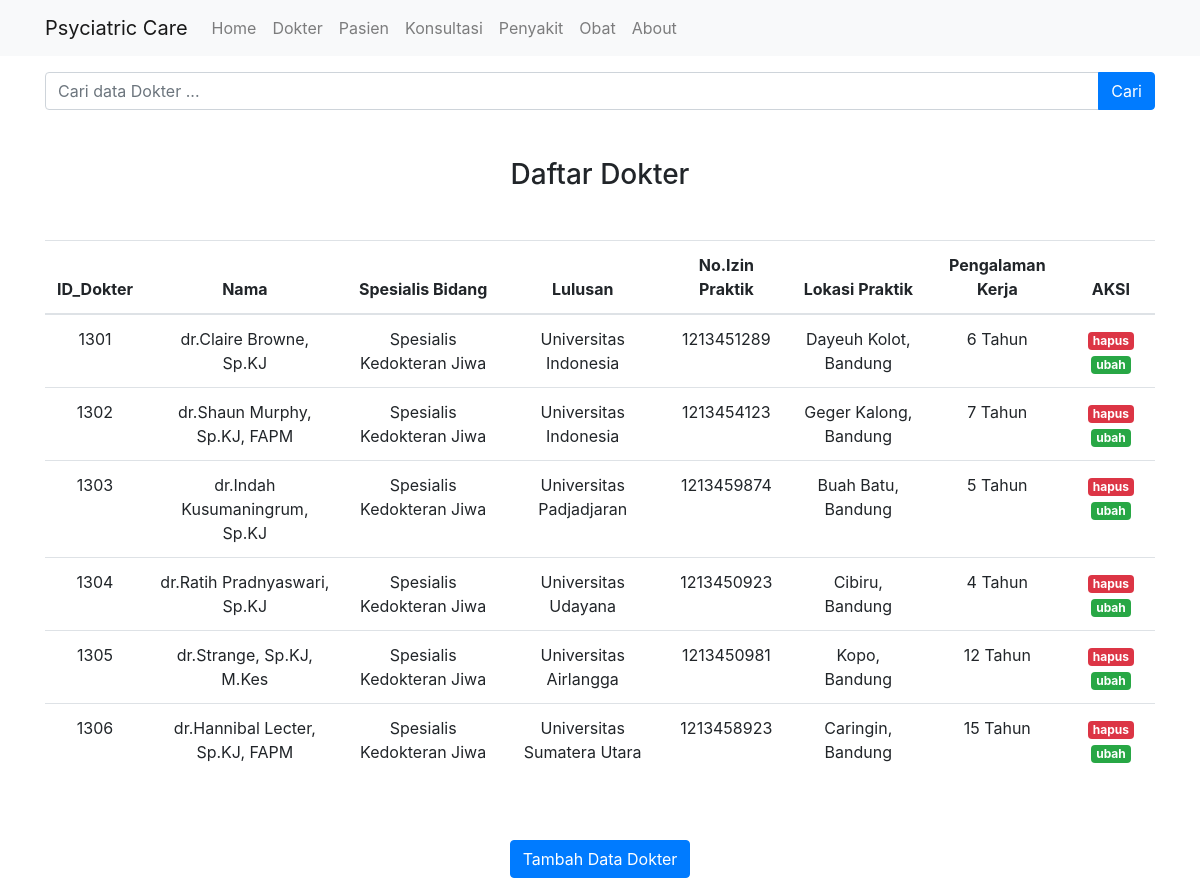
Page /index.php/dokter on the committed database.
### tables this page shows
CREATE TABLE `dokter` (
  `id_dokter` int(11) NOT NULL,
  `nama_dokter` varchar(255) DEFAULT NULL,
  `bidang` varchar(100) DEFAULT NULL,
  `lulusan` varchar(100) DEFAULT NULL,
  `nomor_izinpraktik` int(11) DEFAULT NULL,
  `lokasi_praktik` varchar(255) DEFAULT NULL,
  `pengalaman_kerja` varchar(255) DEFAULT NULL,
  `foto` varchar(10) DEFAULT NULL
);

### application/controllers/Dokter.php (called while the page is built, shortened)
<?php
class Dokter extends CI_Controller
{
	public function __construct()
	{
		$this->load->model('Dokter_model');
		$this->load->library('form_validation');
	}
	public function index()
	{
		$data['judul'] = 'Daftar Dokter';
		$data['dokter'] = $this->Dokter_model->getAllDokter();
		$this->load->view('templates/header', $data);
		$this->load->view('dokter/index', $data);
		$this->load->view('templates/footer');
	}
}

### index.php (called while the page is built, shortened)
<?php
require_once BASEPATH.'core/CodeIgniter.php';

### application/models/Dokter_model.php (called while the page is built, shortened)
<?php
class Dokter_model extends CI_model
{
	public function getAllDokter()
	{
		return $this->db->get('dokter')->result_array();
	}
}

### application/views/dokter/index.php (the view, shortened to what this page needs)
<div class="container">
    <div class="row mt-3">
        <div class="col md-6">
            <form action="" method="post">
                <div class="input-group">
                    <input type="text" class="form-control" placeholder="Cari data Dokter ... " name="keyword">
                    <div class="input-group-append">
                        <button class="btn btn-primary" type="submit">Cari</button>
                    </div>
                </div>
            </form>
        </div>
    </div>
    <div class="row mt-5">
        <div class="col">
            <h3 class="text-center">Daftar Dokter</h3>
            <table class="table mt-5">
                <thead>
                    <tr>
                        <th class="text-center" scope="col">ID_Dokter</th>
                        <th class="text-center" scope="col">Nama</th>
                        <th class="text-center" scope="col">Spesialis Bidang</th>
                        <th class="text-center" scope="col">Lulusan</th>
                        <th class="text-center" scope="col">No.Izin Praktik</th>
                        <th class="text-center" scope="col">Lokasi Praktik</th>
                        <th class="text-center" scope="col">Pengalaman Kerja</th>
                        <th class="text-center" scope="col">AKSI</th>
                    </tr>
                </thead>
                <tbody>
                    <tr><?php foreach ($dokter as $dkt) : ?>
                        <td class="text-center"><?= $dkt['id_dokter']; ?></td>
                        <td class="text-center"><?= $dkt['nama_dokter']; ?></td>
                        <td class="text-center"><?= $dkt['bidang']; ?></td>
                        <td class="text-center"><?= $dkt['lulusan']; ?></td>
                        <td class="text-center"><?= $dkt['nomor_izinpraktik']; ?></td>
                        <td class="text-center"><?= $dkt['lokasi_praktik']; ?></td>
                        <td class="text-center"><?= $dkt['pengalaman_kerja']; ?></td>
                        <td class="text-center">
                            <a href="<?= base_url(); ?>dokter/hapus/<?= $dkt['id_dokter'] ?>" class="badge badge-danger float-center" onclick="return confirm('Apakah anda yakin menghapus data ini?');" ?>hapus</a>
                            <a href="<?= base_url(); ?>dokter/ubah/<?= $dkt['id_dokter'] ?>" class="badge badge-success float-center" ?>ubah</a>
                        </td>
                    </tr>
                    <?php endforeach ?>
                </tbody>
            </table>
            <div class="row mt-3">
                <div class="col md-6 text-center mt-5">
                    <a href="<?= base_url(); ?>dokter/tambah " class="btn btn-primary">Tambah Data Dokter</a>
                </div>
            </div>
        </div>
    </div>
</div>

### application/views/templates/header.php (shortened to what this page needs)
<!doctype html>
<html lang="en">
<head>
    <link rel="stylesheet" href="https://stackpath.bootstrapcdn.com/bootstrap/4.2.1/css/bootstrap.min.css">
    <link rel="stylesheet" href="<?= base_url(); ?>/assets/css/style.css">
</head>
<body>
    <nav class="navbar navbar-expand-lg navbar-light bg-light">
        <div class="container">
            <a class="navbar-brand" href=<?= base_url(); ?>>Psyciatric Care</a>
            <div class="collapse navbar-collapse" id="navbarNavAltMarkup">
                <div class="navbar-nav">
                    <a class="nav-item nav-link" href="<?= base_url(); ?>">Home</a>
                    <a class="nav-item nav-link" href="<?= base_url(); ?>dokter">Dokter</a>
                    <a class="nav-item nav-link" href="<?= base_url(); ?>pasien">Pasien</a>
                    <a class="nav-item nav-link" href="<?= base_url(); ?>konsultasi">Konsultasi</a>
                    <a class="nav-item nav-link" href="<?= base_url(); ?>penyakit">Penyakit</a>
                    <a class="nav-item nav-link" href="<?= base_url(); ?>obat">Obat</a>
                    <a class="nav-item nav-link" href="#">About</a>
                </div>
            </div>
        </div>
    </nav>

### application/views/templates/footer.php (shortened to what this page needs)
  </body>
</html>

### rows in the picture
dokter: id_dokter "1301", nama_dokter "dr.Claire Browne, Sp.KJ", bidang "Spesialis Kedokteran Jiwa", lulusan "Universitas Indonesia", nomor_izinpraktik "1213451289", lokasi_praktik "Dayeuh Kolot, Bandung", pengalaman_kerja "6 Tahun"
dokter: id_dokter "1302", nama_dokter "dr.Shaun Murphy, Sp.KJ, FAPM", bidang "Spesialis Kedokteran Jiwa", lulusan "Universitas Indonesia", nomor_izinpraktik "1213454123", lokasi_praktik "Geger Kalong, Bandung", pengalaman_kerja "7 Tahun"
dokter: id_dokter "1303", nama_dokter "dr.Indah Kusumaningrum, Sp.KJ", bidang "Spesialis Kedokteran Jiwa", lulusan "Universitas Padjadjaran", nomor_izinpraktik "1213459874", lokasi_praktik "Buah Batu, Bandung", pengalaman_kerja "5 Tahun"
dokter: id_dokter "1304", nama_dokter "dr.Ratih Pradnyaswari, Sp.KJ", bidang "Spesialis Kedokteran Jiwa", lulusan "Universitas Udayana", nomor_izinpraktik "1213450923", lokasi_praktik "Cibiru, Bandung", pengalaman_kerja "4 Tahun"
dokter: id_dokter "1305", nama_dokter "dr.Strange, Sp.KJ, M.Kes", bidang "Spesialis Kedokteran Jiwa", lulusan "Universitas Airlangga", nomor_izinpraktik "1213450981", lokasi_praktik "Kopo, Bandung", pengalaman_kerja "12 Tahun"
dokter: id_dokter "1306", nama_dokter "dr.Hannibal Lecter, Sp.KJ, FAPM", bidang "Spesialis Kedokteran Jiwa", lulusan "Universitas Sumatera Utara", nomor_izinpraktik "1213458923", lokasi_praktik "Caringin, Bandung", pengalaman_kerja "15 Tahun"
